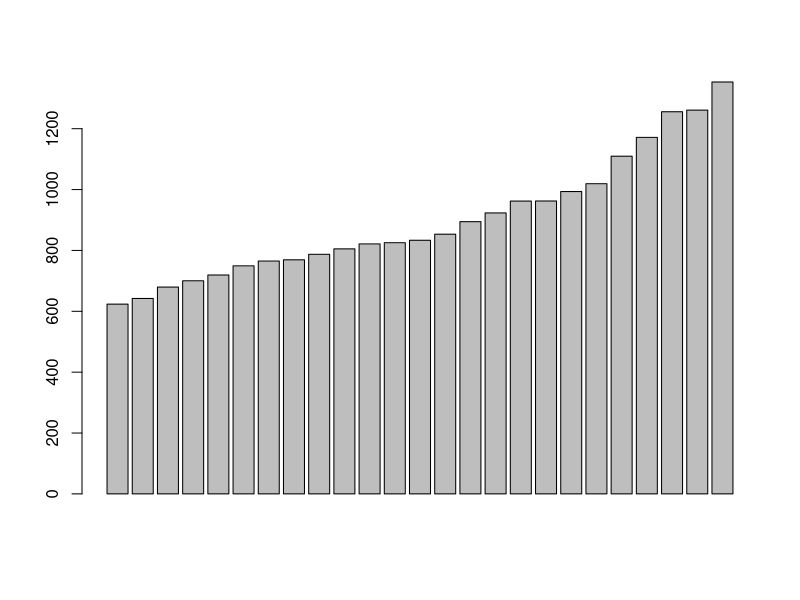

Reproduce this figure in R.
## ---- chunk 1
knitr::opts_chunk$set(echo = TRUE)
## ---- chunk 2
library(dplyr)
library(tidyr)
library(data.table)
library(reshape2)
## ---- chunk 3
data.bunny.df <- read.table("Bunny_Output_TEST_headers.csv", header=TRUE, sep=",")
data.walnut.df <- read.table("Walnut_Output_TEST_headers.csv", header=TRUE, sep=",")
data.lettuce.df <- read.table("Lettuce_Output_TEST_headers.csv", header=TRUE, sep=",")
data.cardinal.df <- read.table("Cardinal_Output_TEST_headers.csv", header=TRUE, sep=",")
data.mouth.df <- read.table("Mouth_Output_TEST_headers.csv", header=TRUE, sep=",")
data.hen.df <- read.table("HenPlume_Output_TEST_headers.csv", header=TRUE, sep=",")
## ---- chunk 4
chars.potholes <- data.frame("pothole" = c("Bunny", "Walnut", "Lettuce", "Cardinal", "Hen", "Mouth"), 
                           "ca.sa.ratio" = c(7.5, 3.7, 6.3, 8.7, 6.9, 10.2),
                           "area.max" = c(5.35, 2.6, 2.11, 1.49, 0.51, 0.94),
                           "vol.max" = c(29356, 11838, 8274, 5832, 1766, 1136),
                           "drainage.status" = c("high", "medium", "low", "medium", "none", "none"), 
                           "pothole.cover" = c("CS", "CS", "CS", "CS", "CS", "R"),
                           "field.cover" = c(rep("CS")),
                           "tillage" = c(rep("conventional")))

chars.scenarios <- data.frame("scenario" = c("Base", "RetiredAll", "ConTill", "RetiredPothole", "Drain1", "Drain2", "Drain3",
                                             "PlantDate1", "PlantDate2", "PlantDate3", "PlantDate4", "NoTill", "ConTillRetired",
                                             "NoTillRetired", "ConTillDrain1", "ConTillDrain2", "ConTillDrain3", "CoverCrop", 
                                             "BaseRetired", "Drain1Retired", "Drain2Retired", "Drain3Retired", "Drain0", "Drain0CT", 
                                             "Drain0NT", "Drain1NT", "Drain2NT", "Drain3NT", "BaseRetiredCT", "Drain1RetiredCT", 
                                             "Drain2RetiredCT", "Drain3RetiredCT", "BaseRetiredNT", "Drain1RetiredNT", "Drain2RetiredNT",
                                             "Drain3RetiredNT", "Drain1RetiredAll", "Drain2RetiredAll", "Drain3RetiredAll"),
                              "drainage.status" = c("base", "none", "base","none", "low", "medium", "high", "base", "base", "base",
                                                    "base", "base", "none", "none", "low", "medium", "high", "base", "base", 
                                                    "low", "medium", "high", "none", "none", "none", "low", "medium", "high", "base",
                                                    "low", "medium", "high", "base", "low", "medium", "high", "low", "medium", "high"), 
                              "pothole.cover" = c("base", "R", "base", "R", rep("CS", 3), rep("base", 5), rep("R", 2), rep("CS", 3), "base",
                                                  rep("R", 4), rep("CS", 6), "base", rep("R", 10)),
                              "field.cover" = c("base", "R", rep("base", 15), "CC", rep("base", 4), rep("CS", 6), rep("R", 11)),
                              "tillage" = c("base", "NA", "contill", rep("base", 8), "notill", "contill", "notill", rep("contill", 3),
                                            "notill", rep("base", 4), "conventional", "contill", rep("notill", 4), rep("contill", 4), 
                                            rep("notill", 4), rep("NA", 3)))
## ---- chunk 5
precip <- data.frame("Year" = c(1994:2018), 
                     "P_mm" = c(719.3, 749.4, 894.6, 679.6, 962.2, 923.2, 623.5, 805.2, 700.3, 821.5, 833.4, 769.2, 787.3, 
                                993.5, 1171.6, 962.5, 1261.1, 765.2, 642.2, 825.4, 1109.7, 1255.8, 1019.3, 853.3, 1353.5))

precip2 <- precip[order(precip$P_mm), ]
barplot(precip2$P_mm)

precip.low <- precip2[1:8, ]
precip.med <- precip2[9:16, ]
precip.high <- precip2[17:25, ]
